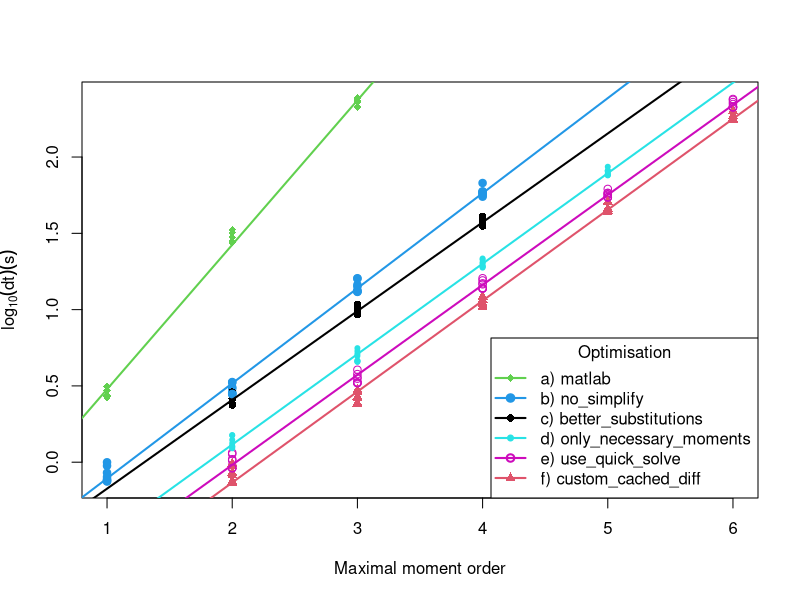

This chart was generated by the following R code:
#~ 
#~ import pickle
#~ dicts = [pickle.load(open("/tmp/data_benchmark_{0}.pickle".format(i))) for i in range(1, 9)]
#~ 
#~ 
#~ def one_row(d):
#~     for n,t in zip(d["n_eq"], d["dt"]):
#~         print d["git_tag"],n,t
#~         
#~ for a in dicts:
#~     for b in a:
#~         one_row(b)
#~ 
#~ exit(1)
#~ 

df <- read.table("mea_speed_data.tsv")
colnames(df) <- c("tag","max_order","dt")
df$max_order <- as.numeric(as.factor(df$max_order))
df$tag <- as.factor(df$tag)

df <- subset(df, max_order > 1 | tag == "matlab" | tag == "no_simplify")

pdf("mea_speed.pdf", w=9,h=6)
plot(dt ~ max_order, df, col=as.numeric(tag),pch=as.numeric(tag) + 15, ylab=expression(log[10](dt) (s)), xlab="Maximal moment order", cex=1)

print(summary(lm(dt ~ max_order * tag, df)))

tgs = unique(df$tag)
new_names <- character(0)
for (i in 1:length(tgs)){
	t <- tgs[i]
	subdf <- subset(df, tag==t)
	
	linmod <- lm(dt ~ max_order ,subdf)
	abline(linmod,col=as.numeric(t),lwd=2)
	new_names[i] <- sprintf("%s) %s", letters[i], as.character(t))
} 

legend('bottomright', legend = new_names, lty=1, col=as.numeric(tgs), cex=1, lwd=2,pch=as.numeric(tgs) + 15, title="Optimisation")

dev.off()
